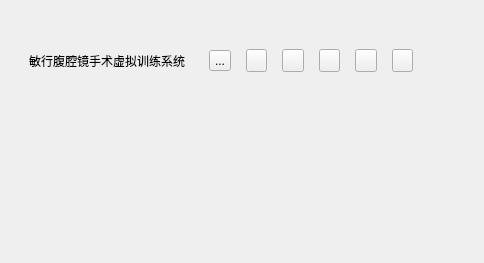
<?xml version="1.0" encoding="UTF-8"?>
<ui version="4.0">
 <class>aswindow</class>
 <widget class="QDialog" name="aswindow">
  <property name="geometry">
   <rect>
    <x>0</x>
    <y>0</y>
    <width>484</width>
    <height>263</height>
   </rect>
  </property>
  <property name="windowTitle">
   <string>SimLaparo</string>
  </property>
  <widget class="QFrame" name="abBackgroundFrame">
   <property name="geometry">
    <rect>
     <x>20</x>
     <y>40</y>
     <width>411</width>
     <height>131</height>
    </rect>
   </property>
   <layout class="QGridLayout" name="gridLayout">
    <item row="0" column="0">
     <layout class="QVBoxLayout" name="verticalLayout">
      <item>
       <layout class="QHBoxLayout" name="horizontalLayout">
        <property name="spacing">
         <number>15</number>
        </property>
        <property name="leftMargin">
         <number>0</number>
        </property>
        <item>
         <widget class="QLabel" name="titleLabel">
          <property name="text">
           <string>敏行腹腔镜手术虚拟训练系统</string>
          </property>
         </widget>
        </item>
        <item>
         <spacer name="horizontalSpacer">
          <property name="orientation">
           <enum>Qt::Horizontal</enum>
          </property>
          <property name="sizeHint" stdset="0">
           <size>
            <width>40</width>
            <height>20</height>
           </size>
          </property>
         </spacer>
        </item>
        <item>
         <widget class="QFrame" name="topFrame">
          <layout class="QHBoxLayout" name="horizontalLayout_2">
           <property name="spacing">
            <number>15</number>
           </property>
           <property name="topMargin">
            <number>0</number>
           </property>
           <property name="bottomMargin">
            <number>0</number>
           </property>
           <item>
            <widget class="QToolButton" name="tipBtn">
             <property name="text">
              <string>...</string>
             </property>
            </widget>
           </item>
           <item>
            <widget class="RbToolButton" name="retBackBtn">
             <property name="text">
              <string/>
             </property>
            </widget>
           </item>
           <item>
            <widget class="RbToolButton" name="perCenterBtn">
             <property name="text">
              <string/>
             </property>
            </widget>
           </item>
           <item>
            <widget class="RbToolButton" name="msgBtn">
             <property name="text">
              <string/>
             </property>
            </widget>
           </item>
           <item>
            <widget class="RbToolButton" name="aboutBtn">
             <property name="text">
              <string/>
             </property>
            </widget>
           </item>
           <item>
            <widget class="RbToolButton" name="exitBtn">
             <property name="text">
              <string/>
             </property>
            </widget>
           </item>
          </layout>
         </widget>
        </item>
       </layout>
      </item>
      <item>
       <spacer name="verticalSpacer">
        <property name="orientation">
         <enum>Qt::Vertical</enum>
        </property>
        <property name="sizeHint" stdset="0">
         <size>
          <width>20</width>
          <height>80</height>
         </size>
        </property>
       </spacer>
      </item>
     </layout>
    </item>
   </layout>
  </widget>
 </widget>
 <customwidgets>
  <customwidget>
   <class>RbToolButton</class>
   <extends>QToolButton</extends>
   <header location="global">RbToolButton.h</header>
  </customwidget>
 </customwidgets>
 <resources/>
 <connections/>
</ui>
